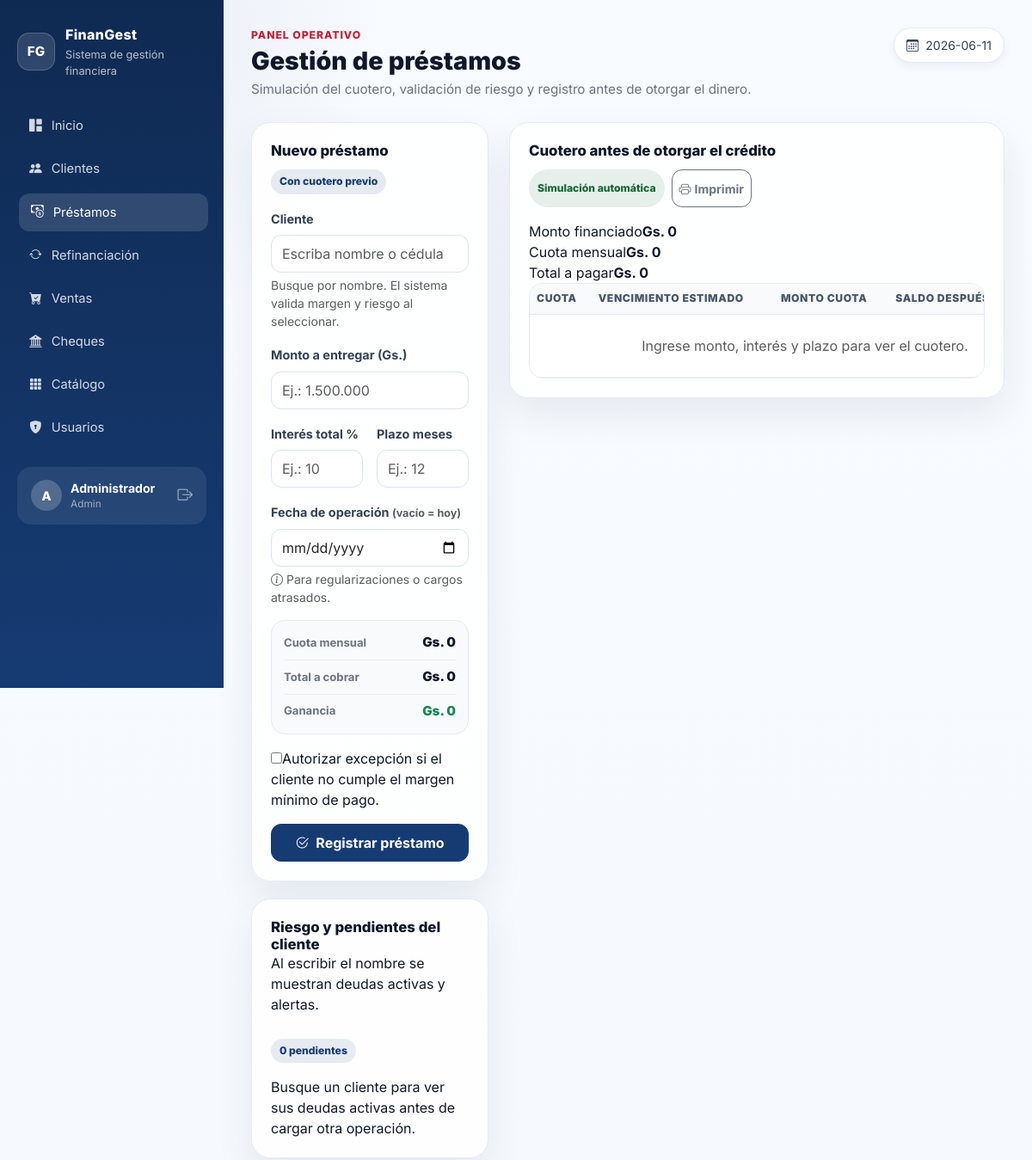
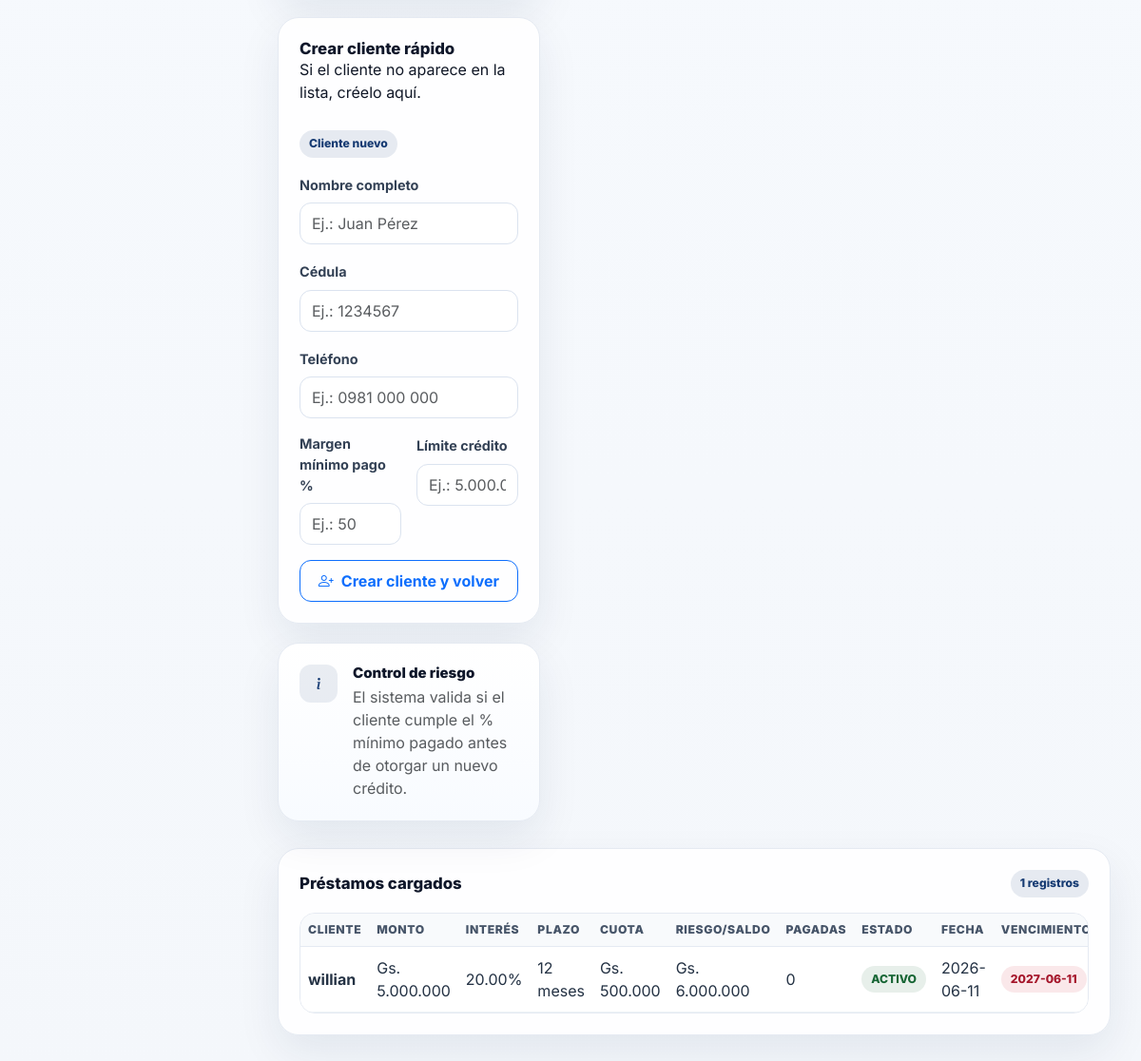
Page /prestamos (signed in) on the committed database (2 pictures, top to bottom).
### tables this page shows
CREATE TABLE prestamos (
            id INTEGER PRIMARY KEY AUTOINCREMENT,
            cliente TEXT NOT NULL, monto REAL NOT NULL,
            interes REAL NOT NULL, plazo INTEGER NOT NULL,
            cuota REAL, vencimiento TEXT, total REAL, ganancia REAL,
            fecha TEXT DEFAULT (date('now')),
            estado TEXT DEFAULT 'ACTIVO',
            cuotas_pagadas INTEGER DEFAULT 0,
            tuvo_mora TEXT DEFAULT 'NO',
            dias_mora INTEGER DEFAULT 0,
            mora_acumulada REAL DEFAULT 0,
            fecha_refin TEXT DEFAULT '', ref_id TEXT DEFAULT ''
        );

### app.py (the view, shortened to what this page needs)
@app.route("/prestamos", methods=["GET", "POST"])
@login_required
def prestamos():
    clientes_lista = [dict(c) for c in db.get_clientes()]
    pends = operaciones_pendientes_cliente()
    return render_template("prestamos.html",
        prestamos=db.get_prestamos(),
        clientes=clientes_lista,
        pendientes=pends,
    )

### app.py (called while the page is built)
def login_required(f):
    @wraps(f)
    def d(*a, **kw):
        if "user_id" not in session:
            return redirect(url_for("login"))
        return f(*a, **kw)
    return d

def moneda(v):
    try: return f"Gs. {float(v or 0):,.0f}".replace(",", ".")
    except: return "Gs. 0"

def porcentaje(v):
    try: return f"{float(v or 0):.2f}%"
    except: return "0.00%"

def _float(v, default=0.0):
    try:
        t = str(v or "").strip().replace(" ", "")
        if not t: return default
        t = t.replace("Gs.", "").replace("gs.", "").strip()
        if t.count(".") > 1:
            return float(t.replace(".", ""))
        if t.count(".") == 1:
            parts = t.split(".")
            if len(parts[1]) == 3 and parts[0].isdigit() and parts[1].isdigit():
                return float(t.replace(".", ""))  # "500.000" → 500000
        return float(t)
    except: return default

def _int(v, default=0):
    try: return int(_float(v, default))
    except: return default

def deuda_prestamo(p):
    total   = _float(p["total"])
    cuota   = _float(p["cuota"])
    pagadas = _int(p["cuotas_pagadas"])
    mora    = _float(p["mora_acumulada"])
    pagado  = min(total, cuota * max(0, pagadas))
    saldo   = max(0.0, total - pagado) + mora
    return round(saldo, 2), round(pagado, 2), round(total + mora, 2)

def deuda_venta(v):
    try:
        total = _float(v["total"]) if v["total"] else _float(v["precio"])
    except Exception:
        total = _float(v["precio"])
    if not total:
        total = _float(v["precio"])
    pagado = _float(v["pagado"])
    saldo  = max(0.0, total - pagado)
    return round(saldo, 2), round(min(pagado, total), 2), round(total, 2)

@app.context_processor
def ctx():
    return {
        "moneda": moneda, "numero": numero, "porcentaje": porcentaje, "hoy": hoy,
        "APP_NAME": APP_NAME, "APP_TAGLINE": APP_TAGLINE, "APP_INITIALS": APP_INITIALS,
        "current_user": session.get("username", ""),
        "current_rol": session.get("rol", ""),
        "session": session,
    }

    def dumps(self, obj, **kw):
        kw.setdefault('cls', _RowEncoder)
        return _json.dumps(obj, **kw)

### database.py (called while the page is built)
@contextmanager
def get_db():
    conn = sqlite3.connect(DB_PATH)
    conn.row_factory = sqlite3.Row
    conn.execute("PRAGMA foreign_keys = ON")
    try:
        yield conn; conn.commit()
    except Exception:
        conn.rollback(); raise
    finally:
        conn.close()

### utils/fechas.py (called while the page is built)
def hoy():
    return datetime.now().strftime("%Y-%m-%d")

### templates/prestamos.html (shortened to what this page needs)
{% extends "base.html" %}
{% block page_title %}Gestión de préstamos{% endblock %}
{% block page_description %}Simulación del cuotero, validación de riesgo y registro antes de otorgar el dinero.{% endblock %}
{% block content %}
<div class="row g-4">
    <div class="col-xl-4 col-lg-5">
        <section class="panel">
            <div class="panel-header"><h2 class="panel-title">Nuevo préstamo</h2><span class="badge-soft-primary">Con cuotero previo</span></div>
            <form method="post" class="row g-3" id="formPrestamo">
                {% include "_cliente_selector.html" %}
                <div class="col-12"><label class="form-label">Monto a entregar (Gs.)</label><input class="form-control" id="monto" type="text" data-money="true" name="monto" placeholder="Ej.: 1.500.000" required></div>
                <div class="col-md-6"><label class="form-label">Interés total %</label><input class="form-control" id="interes" type="number" step="0.01" min="0" name="interes" placeholder="Ej.: 10" required></div>
                <div class="col-md-6"><label class="form-label">Plazo meses</label><input class="form-control" id="plazo" type="number" min="1" name="plazo" placeholder="Ej.: 12" required></div>
                <div class="col-12">
                    <label class="form-label">Fecha de operación <small class="text-muted">(vacío = hoy)</small></label>
                    <input class="form-control" type="date" name="fecha_operacion" id="fechaOp" max="{{ hoy() }}">
                    <div class="form-text"><i class="bi bi-info-circle me-1"></i>Para regularizaciones o cargos atrasados.</div>
                </div>
                <div class="col-12">
                    <div class="mini-summary">
                        <div><span>Cuota mensual</span><strong id="previewCuota">Gs. 0</strong></div>
                        <div><span>Total a cobrar</span><strong id="previewTotal">Gs. 0</strong></div>
                        <div><span>Ganancia</span><strong class="text-success" id="previewGanancia">Gs. 0</strong></div>
                    </div>
                </div>
                <div class="col-12">
                    <label class="check-line"><input type="checkbox" name="autorizar_excepcion" value="SI"><span>Autorizar excepción si el cliente no cumple el margen mínimo de pago.</span></label>
                </div>
                <div class="col-12 d-grid"><button class="btn btn-primary" type="submit" {% if not clientes %}disabled{% endif %}><i class="bi bi-check2-circle me-2"></i>Registrar préstamo</button></div>
            </form>
        </section>
        {% include "_pendientes_cliente.html" %}
        {% include "_cliente_rapido.html" %}
        <section class="panel note-panel"><div class="d-flex gap-3"><div class="info-icon"><i class="bi bi-info-lg"></i></div><div><h3 class="small-title">Control de riesgo</h3><p class="mb-0 text-muted">El sistema valida si el cliente cumple el % mínimo pagado antes de otorgar un nuevo crédito.</p></div></div></section>
    </div>
    <div class="col-xl-8 col-lg-7">
        <section class="panel">
            <div class="panel-header"><h2 class="panel-title">Cuotero antes de otorgar el crédito</h2><div class="d-flex gap-2"><span class="badge-soft-success">Simulación automática</span><button class="btn btn-outline-secondary btn-sm" type="button" onclick="CRM.printSection('cuoteroPrint','Cuotero')"><i class="bi bi-printer me-1"></i>Imprimir</button></div></div>
            <div id="cuoteroPrint">
                <div class="print-card">
                    <div><span>Monto financiado</span><strong id="printCapital">Gs. 0</strong></div>
                    <div><span>Cuota mensual</span><strong id="printCuota">Gs. 0</strong></div>
                    <div><span>Total a pagar</span><strong id="printTotal">Gs. 0</strong></div>
                </div>
                <div class="table-wrap cuotero-wrap">
                    <table class="table table-hover">
                        <thead><tr><th>Cuota</th><th>Vencimiento estimado</th><th>Monto cuota</th><th>Saldo después de pagar</th></tr></thead>
                        <tbody id="cuoteroBody"><tr><td colspan="4" class="text-center text-muted py-4">Ingrese monto, interés y plazo para ver el cuotero.</td></tr></tbody>
                    </table>
                </div>
            </div>
        </section>
    </div>
</div>
<section class="panel mt-2">
    <div class="panel-header"><h2 class="panel-title">Préstamos cargados</h2><span class="badge-soft-primary">{{ prestamos|length }} registros</span></div>
    {% if prestamos %}
    <div class="table-wrap">
        <table class="table table-hover">
            <thead><tr><th>Cliente</th><th>Monto</th><th>Interés</th><th>Plazo</th><th>Cuota</th><th>Riesgo/saldo</th><th>Pagadas</th><th>Estado</th><th>Fecha</th><th>Vencimiento</th><th>Cuotas</th><th></th></tr></thead>
            <tbody>
                {% for p in prestamos %}
                {% set saldo_tuple = [p.total|float - p.cuota|float * p.cuotas_pagadas|int, 0]|sort %}
                <tr>
                    <td class="fw-bold">{{ p.cliente }}</td>
                    <td>{{ moneda(p.monto) }}</td>
                    <td>{{ porcentaje(p.interes) }}</td>
                    <td>{{ p.plazo }} meses</td>
                    <td>{{ moneda(p.cuota) }}</td>
                    <td>{{ moneda([p.total|float - p.cuota|float * p.cuotas_pagadas|int, 0]|max) }}</td>
                    <td>{{ p.cuotas_pagadas }}</td>
                    <td>
                        {% if p.estado == 'REFINANCIADO' %}<span class="badge-soft-danger">REFINANCIADO</span>
                        {% elif p.estado == 'CANCELADO' %}<span class="badge-soft-primary">CANCELADO</span>
                        {% else %}<span class="badge-soft-success">ACTIVO</span>{% endif %}
                    </td>
                    <td>{{ p.fecha }}</td>
                    <td><span class="badge-soft-danger">{{ p.vencimiento }}</span></td>
                </tr>
                {% endfor %}
            </tbody>
        </table>
    </div>
    {% else %}<div class="empty-state">No hay préstamos registrados.</div>{% endif %}
</section>
{% endblock %}

### static/style.css (style rules this page uses)
:root { --primary: #163b73; --primary-dark: #0f2a52; --accent: #c81e35; --surface: #ffffff; --muted: #6b7280; --bg: #f4f7fb; --border: #e5eaf2; --shadow: 0 18px 45px rgba(15, 42, 82, .08); }
* { box-sizing: border-box; }
body { min-height: 100vh; margin: 0; background: radial-gradient(circle at top left, rgba(22,59,115,.10), transparent 28rem), linear-gradient(180deg, #f8fbff 0%, var(--bg) 100%); color: #111827; font-family: Inter, system-ui, -apple-system, BlinkMacSystemFont, "Segoe UI", sans-serif; }
.stat-card, .panel { background: rgba(255,255,255,.92); border: 1px solid var(--border); border-radius: 22px; box-shadow: var(--shadow); }
.panel { padding: 22px; margin-bottom: 20px; }
.panel-header { display: flex; align-items: center; justify-content: space-between; gap: 12px; margin-bottom: 16px; flex-wrap: wrap; }
.panel-title { margin: 0; color: #0f172a; font-size: 1.05rem; font-weight: 800; }
.form-control, .form-select { min-height: 44px; border-color: #dbe3ef; border-radius: 12px; }
.form-label { color: #334155; font-weight: 700; font-size: .9rem; }
.btn-primary { --bs-btn-bg: var(--primary); --bs-btn-border-color: var(--primary); --bs-btn-hover-bg: var(--primary-dark); --bs-btn-hover-border-color: var(--primary-dark); border-radius: 12px; font-weight: 700; min-height: 44px; }
.btn-outline-secondary { border-radius: 12px; font-weight: 700; min-height: 44px; }
.table-wrap { overflow-x: auto; border: 1px solid var(--border); border-radius: 16px; }
.table { margin: 0; vertical-align: middle; }
.table thead th { color: #475569; background: #f8fafc; border-bottom: 1px solid var(--border); font-size: .76rem; font-weight: 850; letter-spacing: .05em; text-transform: uppercase; white-space: nowrap; }
.table tbody td { color: #243244; border-color: #edf2f7; }
.badge-soft-danger, .badge-soft-success, .badge-soft-primary, .badge-soft-warning { display: inline-flex; align-items: center; padding: 5px 10px; border-radius: 999px; font-size: .76rem; font-weight: 800; white-space: nowrap; }
.badge-soft-danger { background: rgba(200,30,53,.10); color: #a5162b; }
.badge-soft-success { background: rgba(22,101,52,.10); color: #166534; }
.badge-soft-primary { background: rgba(22,59,115,.10); color: var(--primary); }
.mini-summary { display: grid; gap: 8px; padding: 14px; border: 1px solid var(--border); border-radius: 16px; background: #f8fafc; }
.mini-summary > div { display: flex; align-items: center; justify-content: space-between; gap: 12px; padding-bottom: 8px; border-bottom: 1px solid #e8eef7; }
.mini-summary > div:last-child { padding-bottom: 0; border-bottom: 0; }
.mini-summary span { color: var(--muted); font-size: .82rem; font-weight: 700; }
.mini-summary strong { color: #0f172a; font-size: .95rem; font-weight: 850; text-align: right; }
.cuotero-wrap { max-height: 520px; overflow: auto; }
.note-panel { background: linear-gradient(180deg, #fff, #f8fbff); }
.info-icon { display: grid; flex: 0 0 auto; place-items: center; width: 40px; height: 40px; border-radius: 12px; background: rgba(22,59,115,.09); color: var(--primary); font-weight: 850; }
.small-title { margin: 0 0 4px; color: #0f172a; font-size: .94rem; font-weight: 850; }
.table-wrap .table { min-width: 640px; }

### rows in the picture
prestamos: cliente "willian", monto "Gs. 5.000.000", interes "20.00%", plazo "12", cuota "Gs. 500.000", moneda "Gs. 6.000.000", cuotas_pagadas "0", estado "ACTIVO", fecha "2026-06-11", vencimiento "2027-06-11"

### other values in the picture
{{ APP_INITIALS }} "FG"
{{ APP_NAME }} "FinanGest"
{{ APP_TAGLINE }} "Sistema de gestión financiera"
{{ current_user[0]|upper if current_user else '?' }} "A"
{{ session.nombre if session.nombre else current_user }} "Administrador"
{{ current_rol }} "Admin"
{{ hoy() }} "2026-06-11"
{{ prestamos|length }} "1"
